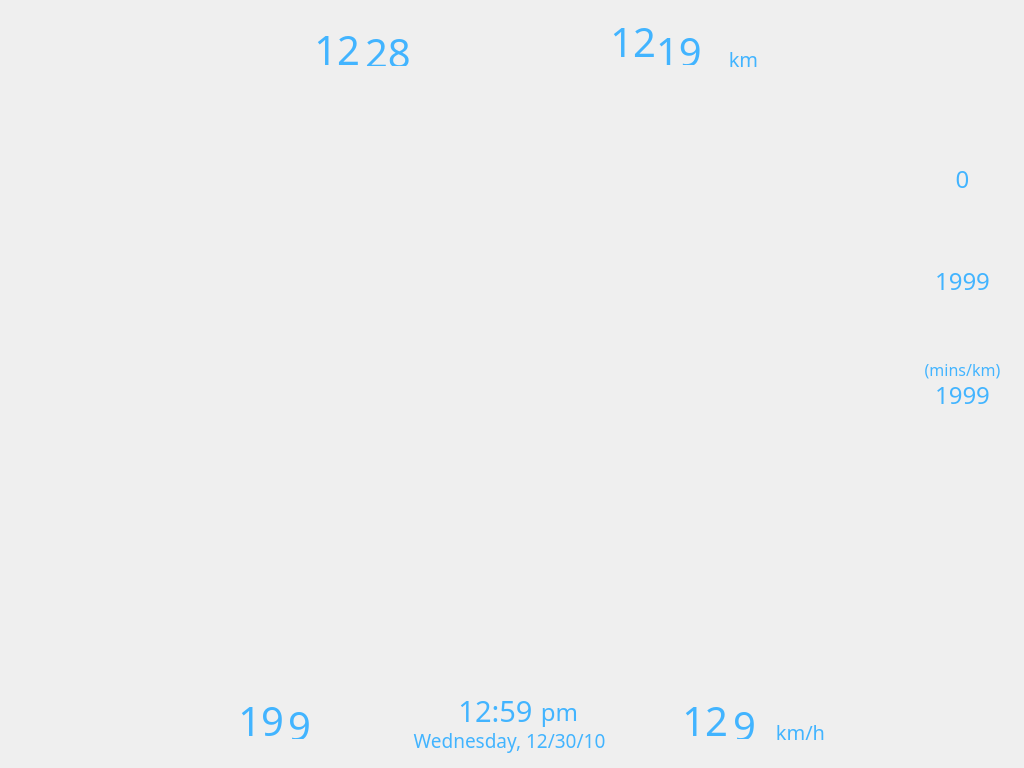
<?xml version="1.0" encoding="UTF-8"?>
<ui version="4.0">
 <class>MainScreen</class>
 <widget class="QWidget" name="MainScreen">
  <property name="geometry">
   <rect>
    <x>0</x>
    <y>0</y>
    <width>1024</width>
    <height>768</height>
   </rect>
  </property>
  <property name="windowTitle">
   <string>Form</string>
  </property>
  <property name="styleSheet">
   <string notr="true">QWidget{font-family: Tamworth Gothic}
QLabel{color: #42b4ff; }</string>
  </property>
  <widget class="QLabel" name="backgroundLabel">
   <property name="geometry">
    <rect>
     <x>0</x>
     <y>0</y>
     <width>1024</width>
     <height>768</height>
    </rect>
   </property>
   <property name="font">
    <font>
     <family>Tamworth Gothic</family>
     <weight>50</weight>
     <bold>false</bold>
    </font>
   </property>
   <property name="text">
    <string/>
   </property>
   <property name="pixmap">
    <pixmap resource="images.qrc">:/images/images/main_screen_background.png</pixmap>
   </property>
  </widget>
  <widget class="QLabel" name="elapsedTimeMinutesLabel">
   <property name="geometry">
    <rect>
     <x>259</x>
     <y>14</y>
     <width>101</width>
     <height>71</height>
    </rect>
   </property>
   <property name="font">
    <font>
     <family>Tamworth Gothic</family>
     <pointsize>30</pointsize>
     <weight>50</weight>
     <italic>false</italic>
     <bold>false</bold>
    </font>
   </property>
   <property name="text">
    <string>12</string>
   </property>
   <property name="alignment">
    <set>Qt::AlignRight|Qt::AlignTrailing|Qt::AlignVCenter</set>
   </property>
   <property name="margin">
    <number>9</number>
   </property>
  </widget>
  <widget class="QLabel" name="distanceIntegerLabel">
   <property name="geometry">
    <rect>
     <x>535</x>
     <y>14</y>
     <width>121</width>
     <height>81</height>
    </rect>
   </property>
   <property name="font">
    <font>
     <family>Tamworth Gothic</family>
     <pointsize>30</pointsize>
     <weight>50</weight>
     <italic>false</italic>
     <bold>false</bold>
    </font>
   </property>
   <property name="text">
    <string>12</string>
   </property>
   <property name="alignment">
    <set>Qt::AlignRight|Qt::AlignTop|Qt::AlignTrailing</set>
   </property>
   <property name="margin">
    <number>10</number>
   </property>
  </widget>
  <widget class="QLabel" name="caloriesLabel">
   <property name="geometry">
    <rect>
     <x>912</x>
     <y>260</y>
     <width>101</width>
     <height>41</height>
    </rect>
   </property>
   <property name="font">
    <font>
     <family>Tamworth Gothic</family>
     <pointsize>18</pointsize>
     <weight>50</weight>
     <bold>false</bold>
    </font>
   </property>
   <property name="text">
    <string>1999</string>
   </property>
   <property name="alignment">
    <set>Qt::AlignCenter</set>
   </property>
  </widget>
  <widget class="QLabel" name="heartRateLabel">
   <property name="geometry">
    <rect>
     <x>912</x>
     <y>158</y>
     <width>101</width>
     <height>41</height>
    </rect>
   </property>
   <property name="font">
    <font>
     <family>Tamworth Gothic</family>
     <pointsize>18</pointsize>
     <weight>50</weight>
     <bold>false</bold>
    </font>
   </property>
   <property name="text">
    <string>0</string>
   </property>
   <property name="alignment">
    <set>Qt::AlignCenter</set>
   </property>
  </widget>
  <widget class="QLabel" name="paceLabel">
   <property name="geometry">
    <rect>
     <x>912</x>
     <y>374</y>
     <width>101</width>
     <height>41</height>
    </rect>
   </property>
   <property name="font">
    <font>
     <family>Tamworth Gothic</family>
     <pointsize>18</pointsize>
     <weight>50</weight>
     <bold>false</bold>
    </font>
   </property>
   <property name="text">
    <string>1999</string>
   </property>
   <property name="alignment">
    <set>Qt::AlignCenter</set>
   </property>
  </widget>
  <widget class="QLabel" name="speedIntegerLabel">
   <property name="geometry">
    <rect>
     <x>637</x>
     <y>693</y>
     <width>91</width>
     <height>61</height>
    </rect>
   </property>
   <property name="font">
    <font>
     <family>Tamworth Gothic</family>
     <pointsize>30</pointsize>
     <weight>50</weight>
     <italic>false</italic>
     <bold>false</bold>
    </font>
   </property>
   <property name="text">
    <string>12</string>
   </property>
   <property name="alignment">
    <set>Qt::AlignRight|Qt::AlignTop|Qt::AlignTrailing</set>
   </property>
   <property name="margin">
    <number>5</number>
   </property>
  </widget>
  <widget class="QLabel" name="gradeIntegerLabel">
   <property name="geometry">
    <rect>
     <x>223</x>
     <y>693</y>
     <width>61</width>
     <height>61</height>
    </rect>
   </property>
   <property name="font">
    <font>
     <family>Tamworth Gothic</family>
     <pointsize>30</pointsize>
     <weight>50</weight>
     <italic>false</italic>
     <bold>false</bold>
    </font>
   </property>
   <property name="text">
    <string>19</string>
   </property>
   <property name="alignment">
    <set>Qt::AlignRight|Qt::AlignTop|Qt::AlignTrailing</set>
   </property>
   <property name="margin">
    <number>5</number>
   </property>
  </widget>
  <widget class="QLabel" name="timeLabel">
   <property name="geometry">
    <rect>
     <x>440</x>
     <y>690</y>
     <width>111</width>
     <height>41</height>
    </rect>
   </property>
   <property name="font">
    <font>
     <family>Tamworth Gothic</family>
     <pointsize>22</pointsize>
     <weight>50</weight>
     <italic>false</italic>
     <bold>false</bold>
    </font>
   </property>
   <property name="text">
    <string>12:59</string>
   </property>
   <property name="alignment">
    <set>Qt::AlignCenter</set>
   </property>
  </widget>
  <widget class="QLabel" name="ampmLabel">
   <property name="geometry">
    <rect>
     <x>504</x>
     <y>691</y>
     <width>111</width>
     <height>41</height>
    </rect>
   </property>
   <property name="font">
    <font>
     <family>Tamworth Gothic</family>
     <pointsize>18</pointsize>
     <weight>50</weight>
     <italic>false</italic>
     <bold>false</bold>
    </font>
   </property>
   <property name="text">
    <string>pm</string>
   </property>
   <property name="alignment">
    <set>Qt::AlignCenter</set>
   </property>
  </widget>
  <widget class="QLabel" name="dateLabel">
   <property name="geometry">
    <rect>
     <x>404</x>
     <y>720</y>
     <width>211</width>
     <height>41</height>
    </rect>
   </property>
   <property name="font">
    <font>
     <family>Tamworth Gothic</family>
     <pointsize>14</pointsize>
     <weight>50</weight>
     <italic>false</italic>
     <bold>false</bold>
    </font>
   </property>
   <property name="text">
    <string>Wednesday, 12/30/10</string>
   </property>
   <property name="alignment">
    <set>Qt::AlignCenter</set>
   </property>
  </widget>
  <widget class="QLabel" name="paceMetricLabel">
   <property name="geometry">
    <rect>
     <x>912</x>
     <y>359</y>
     <width>101</width>
     <height>21</height>
    </rect>
   </property>
   <property name="font">
    <font>
     <family>Tamworth Gothic</family>
     <pointsize>12</pointsize>
    </font>
   </property>
   <property name="text">
    <string>(mins/km)</string>
   </property>
   <property name="alignment">
    <set>Qt::AlignCenter</set>
   </property>
  </widget>
  <widget class="QLabel" name="speedMetricLabel">
   <property name="geometry">
    <rect>
     <x>770</x>
     <y>716</y>
     <width>61</width>
     <height>31</height>
    </rect>
   </property>
   <property name="font">
    <font>
     <family>Tamworth Gothic</family>
     <pointsize>15</pointsize>
    </font>
   </property>
   <property name="text">
    <string>km/h</string>
   </property>
   <property name="alignment">
    <set>Qt::AlignCenter</set>
   </property>
  </widget>
  <widget class="QLabel" name="distanceMetricLabel">
   <property name="geometry">
    <rect>
     <x>713</x>
     <y>43</y>
     <width>61</width>
     <height>31</height>
    </rect>
   </property>
   <property name="font">
    <font>
     <family>Tamworth Gothic</family>
     <pointsize>15</pointsize>
    </font>
   </property>
   <property name="text">
    <string>km</string>
   </property>
   <property name="alignment">
    <set>Qt::AlignCenter</set>
   </property>
  </widget>
  <widget class="InvisibleButton" name="audioButton_invisibleButton" native="true">
   <property name="geometry">
    <rect>
     <x>910</x>
     <y>440</y>
     <width>101</width>
     <height>111</height>
    </rect>
   </property>
   <property name="styleSheet">
    <string notr="true">border: none;</string>
   </property>
   <property name="text" stdset="0">
    <string/>
   </property>
  </widget>
  <widget class="QLabel" name="elapsedTimeSecondsLabel">
   <property name="geometry">
    <rect>
     <x>365</x>
     <y>25</y>
     <width>81</width>
     <height>41</height>
    </rect>
   </property>
   <property name="font">
    <font>
     <family>Tamworth Gothic</family>
     <pointsize>30</pointsize>
     <weight>50</weight>
     <italic>false</italic>
     <bold>false</bold>
    </font>
   </property>
   <property name="text">
    <string>28</string>
   </property>
   <property name="alignment">
    <set>Qt::AlignLeading|Qt::AlignLeft|Qt::AlignTop</set>
   </property>
  </widget>
  <widget class="QLabel" name="distanceDecimalLabel">
   <property name="geometry">
    <rect>
     <x>656</x>
     <y>24</y>
     <width>81</width>
     <height>41</height>
    </rect>
   </property>
   <property name="font">
    <font>
     <family>Tamworth Gothic</family>
     <pointsize>30</pointsize>
     <weight>50</weight>
     <italic>false</italic>
     <bold>false</bold>
    </font>
   </property>
   <property name="text">
    <string>19</string>
   </property>
   <property name="alignment">
    <set>Qt::AlignLeading|Qt::AlignLeft|Qt::AlignTop</set>
   </property>
  </widget>
  <widget class="QLabel" name="gradeDecimalLabel">
   <property name="geometry">
    <rect>
     <x>288</x>
     <y>698</y>
     <width>61</width>
     <height>41</height>
    </rect>
   </property>
   <property name="font">
    <font>
     <family>Tamworth Gothic</family>
     <pointsize>30</pointsize>
     <weight>50</weight>
     <italic>false</italic>
     <bold>false</bold>
    </font>
   </property>
   <property name="styleSheet">
    <string notr="true"/>
   </property>
   <property name="text">
    <string>9</string>
   </property>
   <property name="alignment">
    <set>Qt::AlignLeading|Qt::AlignLeft|Qt::AlignTop</set>
   </property>
  </widget>
  <widget class="QLabel" name="speedDecimalLabel">
   <property name="geometry">
    <rect>
     <x>733</x>
     <y>698</y>
     <width>51</width>
     <height>41</height>
    </rect>
   </property>
   <property name="font">
    <font>
     <family>Tamworth Gothic</family>
     <pointsize>30</pointsize>
     <weight>50</weight>
     <italic>false</italic>
     <bold>false</bold>
    </font>
   </property>
   <property name="text">
    <string>9</string>
   </property>
   <property name="alignment">
    <set>Qt::AlignLeading|Qt::AlignLeft|Qt::AlignTop</set>
   </property>
  </widget>
  <widget class="InvisibleButton" name="trails_invisibleButton" native="true">
   <property name="geometry">
    <rect>
     <x>10</x>
     <y>330</y>
     <width>101</width>
     <height>111</height>
    </rect>
   </property>
   <property name="styleSheet">
    <string notr="true">border: none;</string>
   </property>
   <property name="text" stdset="0">
    <string/>
   </property>
  </widget>
  <widget class="InvisibleButton" name="track_invisibleButton" native="true">
   <property name="geometry">
    <rect>
     <x>10</x>
     <y>100</y>
     <width>101</width>
     <height>111</height>
    </rect>
   </property>
   <property name="styleSheet">
    <string notr="true">border: none;</string>
   </property>
   <property name="text" stdset="0">
    <string/>
   </property>
  </widget>
  <widget class="InvisibleButton" name="tranquil_invisibleButton" native="true">
   <property name="geometry">
    <rect>
     <x>10</x>
     <y>440</y>
     <width>101</width>
     <height>111</height>
    </rect>
   </property>
   <property name="styleSheet">
    <string notr="true">border: none;</string>
   </property>
   <property name="text" stdset="0">
    <string/>
   </property>
  </widget>
 </widget>
 <customwidgets>
  <customwidget>
   <class>InvisibleButton</class>
   <extends>QWidget</extends>
   <header>invisiblebutton.h</header>
  </customwidget>
 </customwidgets>
 <resources>
  <include location="images.qrc"/>
 </resources>
 <connections/>
</ui>
